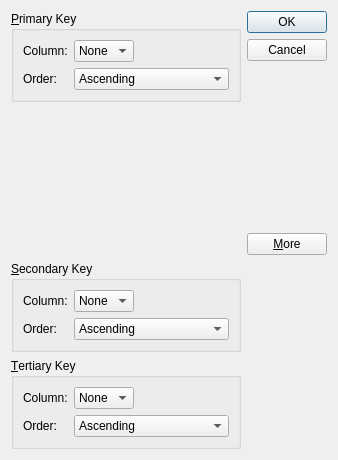
<?xml version="1.0" encoding="UTF-8"?>
<ui version="4.0">
 <class>SortDialog</class>
 <widget class="QDialog" name="SortDialog">
  <property name="geometry">
   <rect>
    <x>0</x>
    <y>0</y>
    <width>338</width>
    <height>460</height>
   </rect>
  </property>
  <property name="windowTitle">
   <string>Sort</string>
  </property>
  <layout class="QGridLayout" name="gridLayout_4">
   <item row="0" column="0">
    <widget class="QGroupBox" name="primaryGroupBox">
     <property name="title">
      <string>&amp;Primary Key</string>
     </property>
     <layout class="QGridLayout" name="gridLayout">
      <item row="0" column="0">
       <widget class="QLabel" name="label">
        <property name="text">
         <string>Column:</string>
        </property>
       </widget>
      </item>
      <item row="0" column="1">
       <widget class="QComboBox" name="primaryColumnCombo">
        <item>
         <property name="text">
          <string>None</string>
         </property>
        </item>
       </widget>
      </item>
      <item row="0" column="2">
       <spacer name="horizontalSpacer">
        <property name="orientation">
         <enum>Qt::Horizontal</enum>
        </property>
        <property name="sizeHint" stdset="0">
         <size>
          <width>65</width>
          <height>20</height>
         </size>
        </property>
       </spacer>
      </item>
      <item row="1" column="0">
       <widget class="QLabel" name="label_2">
        <property name="text">
         <string>Order:</string>
        </property>
       </widget>
      </item>
      <item row="1" column="1" colspan="2">
       <widget class="QComboBox" name="primaryOrderCombo">
        <item>
         <property name="text">
          <string>Ascending</string>
         </property>
        </item>
        <item>
         <property name="text">
          <string>Descending</string>
         </property>
        </item>
       </widget>
      </item>
     </layout>
    </widget>
   </item>
   <item row="0" column="1" rowspan="2">
    <layout class="QVBoxLayout" name="verticalLayout">
     <item>
      <widget class="QPushButton" name="okButton">
       <property name="text">
        <string>OK</string>
       </property>
       <property name="default">
        <bool>true</bool>
       </property>
      </widget>
     </item>
     <item>
      <widget class="QPushButton" name="cancelButton">
       <property name="text">
        <string>Cancel</string>
       </property>
      </widget>
     </item>
     <item>
      <spacer name="verticalSpacer">
       <property name="orientation">
        <enum>Qt::Vertical</enum>
       </property>
       <property name="sizeHint" stdset="0">
        <size>
         <width>20</width>
         <height>0</height>
        </size>
       </property>
      </spacer>
     </item>
     <item>
      <widget class="QPushButton" name="moreButton">
       <property name="text">
        <string>&amp;More</string>
       </property>
       <property name="checkable">
        <bool>true</bool>
       </property>
      </widget>
     </item>
    </layout>
   </item>
   <item row="1" column="0">
    <spacer name="verticalSpacer_2">
     <property name="orientation">
      <enum>Qt::Vertical</enum>
     </property>
     <property name="sizeHint" stdset="0">
      <size>
       <width>20</width>
       <height>133</height>
      </size>
     </property>
    </spacer>
   </item>
   <item row="2" column="0">
    <widget class="QGroupBox" name="secondaryGroupBox">
     <property name="title">
      <string>&amp;Secondary Key</string>
     </property>
     <layout class="QGridLayout" name="gridLayout_2">
      <item row="0" column="0">
       <widget class="QLabel" name="label_3">
        <property name="text">
         <string>Column:</string>
        </property>
       </widget>
      </item>
      <item row="0" column="1">
       <widget class="QComboBox" name="secondaryColumnCombo">
        <item>
         <property name="text">
          <string>None</string>
         </property>
        </item>
       </widget>
      </item>
      <item row="0" column="2">
       <spacer name="horizontalSpacer_2">
        <property name="orientation">
         <enum>Qt::Horizontal</enum>
        </property>
        <property name="sizeHint" stdset="0">
         <size>
          <width>40</width>
          <height>20</height>
         </size>
        </property>
       </spacer>
      </item>
      <item row="1" column="0">
       <widget class="QLabel" name="label_4">
        <property name="text">
         <string>Order:</string>
        </property>
       </widget>
      </item>
      <item row="1" column="1" colspan="2">
       <widget class="QComboBox" name="secondaryOrderCombo">
        <item>
         <property name="text">
          <string>Ascending</string>
         </property>
        </item>
        <item>
         <property name="text">
          <string>Descending</string>
         </property>
        </item>
       </widget>
      </item>
     </layout>
    </widget>
   </item>
   <item row="3" column="0">
    <widget class="QGroupBox" name="tertiaryGroupBox">
     <property name="title">
      <string>&amp;Tertiary Key</string>
     </property>
     <layout class="QGridLayout" name="gridLayout_3">
      <item row="0" column="0">
       <widget class="QLabel" name="label_5">
        <property name="text">
         <string>Column:</string>
        </property>
       </widget>
      </item>
      <item row="0" column="1">
       <widget class="QComboBox" name="tertiaryColumnCombo">
        <item>
         <property name="text">
          <string>None</string>
         </property>
        </item>
       </widget>
      </item>
      <item row="0" column="2">
       <spacer name="horizontalSpacer_3">
        <property name="orientation">
         <enum>Qt::Horizontal</enum>
        </property>
        <property name="sizeHint" stdset="0">
         <size>
          <width>40</width>
          <height>20</height>
         </size>
        </property>
       </spacer>
      </item>
      <item row="1" column="0">
       <widget class="QLabel" name="label_6">
        <property name="text">
         <string>Order:</string>
        </property>
       </widget>
      </item>
      <item row="1" column="1" colspan="2">
       <widget class="QComboBox" name="tertiaryOrderCombo">
        <item>
         <property name="text">
          <string>Ascending</string>
         </property>
        </item>
        <item>
         <property name="text">
          <string>Descending</string>
         </property>
        </item>
       </widget>
      </item>
     </layout>
    </widget>
   </item>
  </layout>
 </widget>
 <tabstops>
  <tabstop>primaryColumnCombo</tabstop>
  <tabstop>primaryOrderCombo</tabstop>
  <tabstop>secondaryColumnCombo</tabstop>
  <tabstop>secondaryOrderCombo</tabstop>
  <tabstop>tertiaryColumnCombo</tabstop>
  <tabstop>tertiaryOrderCombo</tabstop>
  <tabstop>okButton</tabstop>
  <tabstop>cancelButton</tabstop>
  <tabstop>moreButton</tabstop>
 </tabstops>
 <resources/>
 <connections>
  <connection>
   <sender>okButton</sender>
   <signal>clicked()</signal>
   <receiver>SortDialog</receiver>
   <slot>accept()</slot>
   <hints>
    <hint type="sourcelabel">
     <x>289</x>
     <y>22</y>
    </hint>
    <hint type="destinationlabel">
     <x>110</x>
     <y>113</y>
    </hint>
   </hints>
  </connection>
  <connection>
   <sender>cancelButton</sender>
   <signal>clicked()</signal>
   <receiver>SortDialog</receiver>
   <slot>reject()</slot>
   <hints>
    <hint type="sourcelabel">
     <x>311</x>
     <y>61</y>
    </hint>
    <hint type="destinationlabel">
     <x>164</x>
     <y>137</y>
    </hint>
   </hints>
  </connection>
  <connection>
   <sender>moreButton</sender>
   <signal>toggled(bool)</signal>
   <receiver>secondaryGroupBox</receiver>
   <slot>setVisible(bool)</slot>
   <hints>
    <hint type="sourcelabel">
     <x>269</x>
     <y>234</y>
    </hint>
    <hint type="destinationlabel">
     <x>112</x>
     <y>271</y>
    </hint>
   </hints>
  </connection>
  <connection>
   <sender>moreButton</sender>
   <signal>toggled(bool)</signal>
   <receiver>tertiaryGroupBox</receiver>
   <slot>setVisible(bool)</slot>
   <hints>
    <hint type="sourcelabel">
     <x>275</x>
     <y>241</y>
    </hint>
    <hint type="destinationlabel">
     <x>215</x>
     <y>383</y>
    </hint>
   </hints>
  </connection>
 </connections>
</ui>
